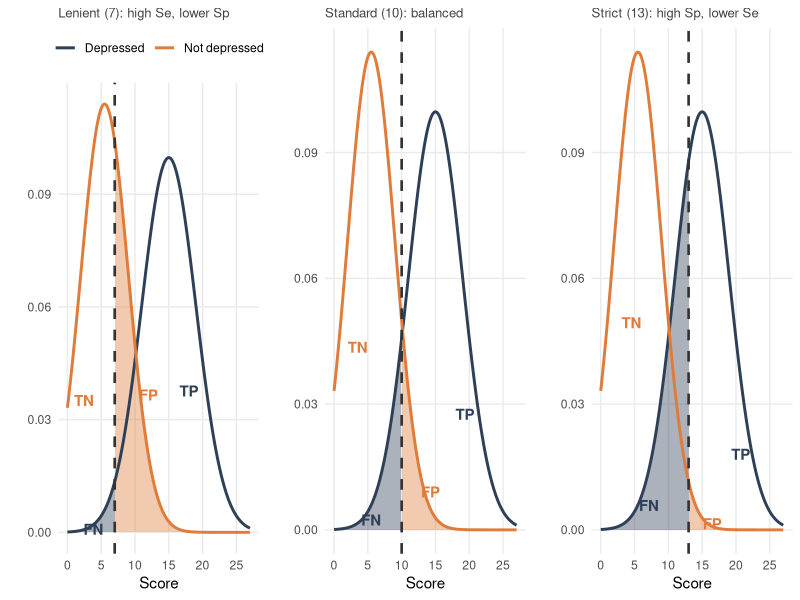
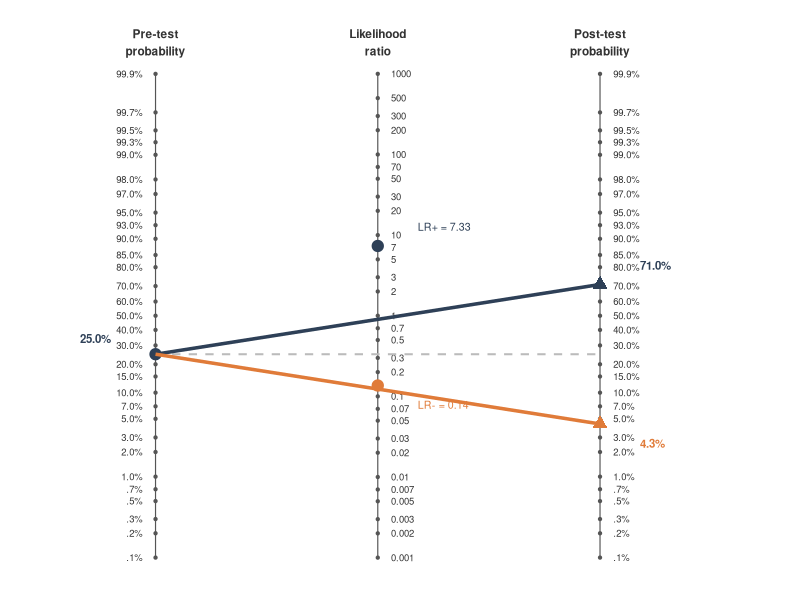
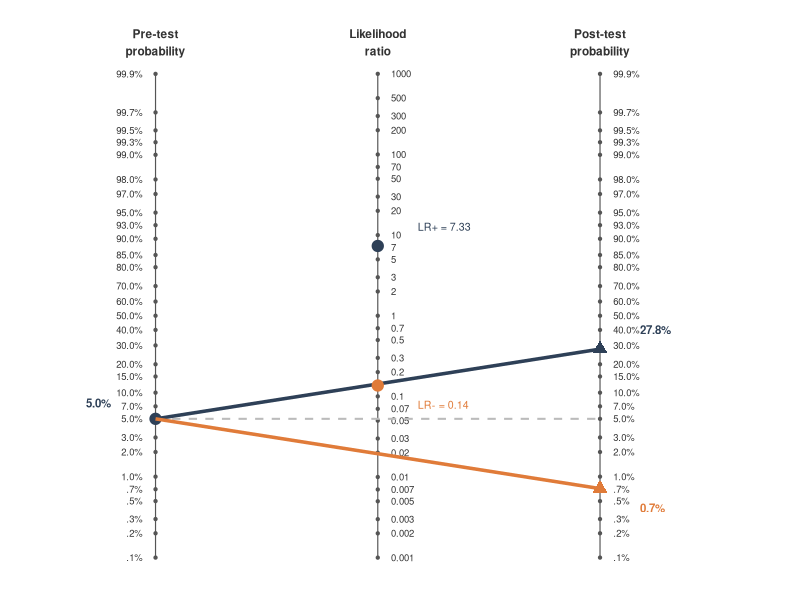
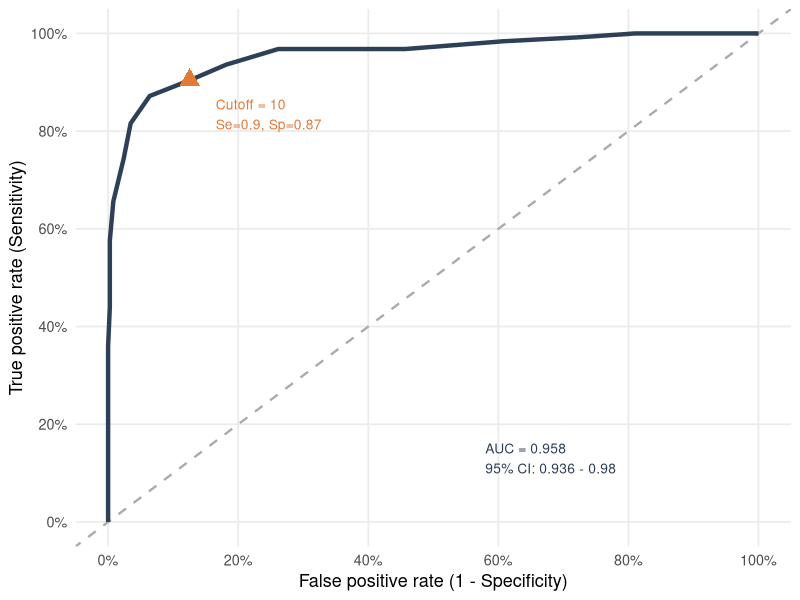
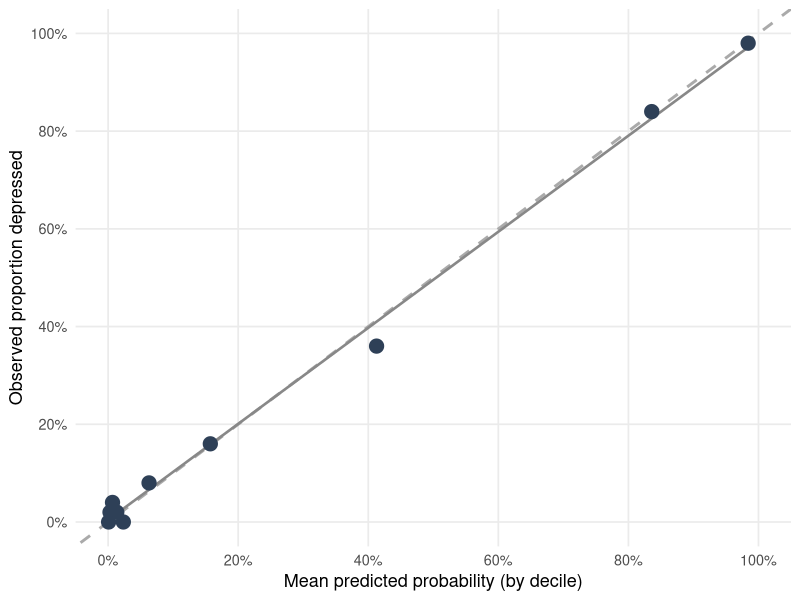

Generate these figures, in order, with R:
## ---- chunk 1
library(tidyverse)
library(pROC)
library(knitr)
library(kableExtra)
library(scales)
library(gridExtra)

# ── nomogrammer (local copy, Chekroud 2016, MIT License) ─────────────────────
nomogrammer <- function(Prevalence, Plr = NULL, Nlr = NULL,
                        Sens = NULL, Spec = NULL,
                        Detail = FALSE, NullLine = FALSE,
                        LabelSize = (14 / 5), Verbose = FALSE) {
  if (!is.null(Sens) & !is.null(Spec)) {
    Plr <- Sens / (1 - Spec); Nlr <- (1 - Sens) / Spec
  }
  PreTestOdds     <- Prevalence / (1 - Prevalence)
  PostTestOddsPos <- PreTestOdds * Plr
  PostTestOddsNeg <- PreTestOdds * Nlr
  PostTestProbPos <- PostTestOddsPos / (1 + PostTestOddsPos)
  PostTestProbNeg <- PostTestOddsNeg / (1 + PostTestOddsNeg)
  probs <- c(0.001,0.002,0.003,0.005,0.007,0.01,0.02,0.03,0.05,0.07,
             0.10,0.15,0.20,0.30,0.40,0.50,0.60,0.70,0.80,0.85,
             0.90,0.93,0.95,0.97,0.98,0.99,0.993,0.995,0.997,0.999)
  lodds       <- function(p) log(p / (1 - p))
  axis_lo     <- lodds(probs)
  axis_labels <- percent(probs, accuracy = 0.1)
  axis_labels <- gsub("^0\\.", ".", axis_labels)
  lr_vals  <- c(0.001,0.002,0.003,0.005,0.007,0.01,0.02,0.03,0.05,0.07,
                0.1,0.2,0.3,0.5,0.7,1,2,3,5,7,10,20,30,50,70,
                100,200,300,500,1000)
  lr_scale <- log(lr_vals); lr_labels <- as.character(lr_vals)
  x_pre <- 0; x_lr <- 1; x_post <- 2
  df_pre  <- data.frame(x = x_pre,  y = axis_lo,  lab = axis_labels)
  df_lr   <- data.frame(x = x_lr,   y = lr_scale, lab = lr_labels)
  df_post <- data.frame(x = x_post, y = axis_lo,  lab = axis_labels)
  pre_y      <- lodds(Prevalence)
  post_y_pos <- lodds(PostTestProbPos)
  post_y_neg <- lodds(PostTestProbNeg)
  lr_y_pos   <- log(Plr); lr_y_neg <- log(Nlr)
  p <- ggplot() +
    geom_point(data=df_pre,  aes(x=x,y=y),size=0.8,color="#555") +
    geom_text(data=df_pre,   aes(x=x-0.06,y=y,label=lab),
              size=LabelSize,hjust=1,color="#333") +
    geom_point(data=df_lr,   aes(x=x,y=y),size=0.8,color="#555") +
    geom_text(data=df_lr,    aes(x=x+0.06,y=y,label=lab),
              size=LabelSize,hjust=0,color="#333") +
    geom_point(data=df_post, aes(x=x,y=y),size=0.8,color="#555") +
    geom_text(data=df_post,  aes(x=x+0.06,y=y,label=lab),
              size=LabelSize,hjust=0,color="#333") +
    geom_line(data=df_pre,  aes(x=x,y=y),color="#555",linewidth=0.4) +
    geom_line(data=df_lr,   aes(x=x,y=y),color="#555",linewidth=0.4) +
    geom_line(data=df_post, aes(x=x,y=y),color="#555",linewidth=0.4) +
    {if(NullLine) geom_segment(aes(x=x_pre,xend=x_post,y=pre_y,yend=pre_y),
                               color="#bbb",linewidth=0.7,linetype="dashed")} +
    geom_segment(aes(x=x_pre,xend=x_post,y=pre_y,yend=post_y_pos),
                 color="#2E4057",linewidth=1.2) +
    geom_point(aes(x=x_pre, y=pre_y),     color="#2E4057",size=3.5) +
    geom_point(aes(x=x_lr,  y=lr_y_pos),  color="#2E4057",size=3.5) +
    geom_point(aes(x=x_post,y=post_y_pos),color="#2E4057",size=3.5,shape=17) +
    geom_segment(aes(x=x_pre,xend=x_post,y=pre_y,yend=post_y_neg),
                 color="#E07B39",linewidth=1.2) +
    geom_point(aes(x=x_lr,  y=lr_y_neg),  color="#E07B39",size=3.5) +
    geom_point(aes(x=x_post,y=post_y_neg),color="#E07B39",size=3.5,shape=17) +
    {if(Detail) list(
      # Pre-test label offset left to avoid axis collision
      annotate("text",x=x_pre-0.20,y=pre_y+0.45,
               label=percent(Prevalence,accuracy=0.1),
               color="#2E4057",size=LabelSize+0.5,fontface="bold",hjust=1),
      # LR labels offset right, with vertical nudge to avoid axis ticks
      annotate("text",x=x_lr+0.18,y=lr_y_pos+0.55,
               label=paste0("LR+ = ",round(Plr,2)),
               color="#2E4057",size=LabelSize+0.3,hjust=0),
      annotate("text",x=x_lr+0.18,y=lr_y_neg-0.55,
               label=paste0("LR- = ",round(Nlr,2)),
               color="#E07B39",size=LabelSize+0.3,hjust=0),
      # Post-test labels: nudge up/down away from axis ticks
      annotate("text",x=x_post+0.18,y=post_y_pos+0.55,
               label=percent(PostTestProbPos,accuracy=0.1),
               color="#2E4057",size=LabelSize+0.5,fontface="bold",hjust=0),
      annotate("text",x=x_post+0.18,y=post_y_neg-0.55,
               label=percent(PostTestProbNeg,accuracy=0.1),
               color="#E07B39",size=LabelSize+0.5,fontface="bold",hjust=0)
    )} +
    annotate("text",x=x_pre, y=max(axis_lo)+0.9,label="Pre-test\nprobability",
             size=LabelSize+0.6,fontface="bold",color="#333",hjust=0.5) +
    annotate("text",x=x_lr,  y=max(axis_lo)+0.9,label="Likelihood\nratio",
             size=LabelSize+0.6,fontface="bold",color="#333",hjust=0.5) +
    annotate("text",x=x_post,y=max(axis_lo)+0.9,label="Post-test\nprobability",
             size=LabelSize+0.6,fontface="bold",color="#333",hjust=0.5) +
    scale_x_continuous(limits=c(-0.65,2.85),expand=c(0,0)) +
    theme_void() + theme(plot.margin=margin(12,8,12,8))
  return(p)
}

# ── Simulated data ────────────────────────────────────────────────────────────
set.seed(42)

sim_covid <- function(n=1000, prevalence, sens=0.86, spec=0.99, seed_offset=0) {
  set.seed(42 + seed_offset)
  n_pos <- rbinom(1, n, prevalence); n_neg <- n - n_pos
  tp <- rbinom(1, n_pos, sens);      fn <- n_pos - tp
  fp <- rbinom(1, n_neg, 1-spec);    tn <- n_neg - fp
  tibble(true_status = c(rep("Positive",n_pos), rep("Negative",n_neg)),
         test_result = c(rep("Positive",tp), rep("Negative",fn),
                         rep("Positive",fp), rep("Negative",tn)))
}

covid_mid <- sim_covid(n=1000, prevalence=0.30, seed_offset=2)

n_phq <- 500; prev_phq <- 0.25
n_dep <- round(n_phq * prev_phq); n_nodep <- n_phq - n_dep
set.seed(42)
phq_dep   <- pmax(0, pmin(27, round(rnorm(n_dep,   15.0, 4.0))))
phq_nodep <- pmax(0, pmin(27, round(rnorm(n_nodep,  5.5, 3.5))))

dat_phq <- tibble(
  score       = c(phq_dep, phq_nodep),
  true_status = c(rep("Depressed", n_dep), rep("Not depressed", n_nodep))
) |> mutate(test_pos = score >= 10)

compute_dx_stats <- function(tp, fp, fn, tn, prevalence=NULL) {
  sens <- tp/(tp+fn); spec <- tn/(tn+fp)
  prev <- if(!is.null(prevalence)) prevalence else (tp+fn)/(tp+fp+fn+tn)
  list(sens=sens, spec=spec,
       ppv=(sens*prev)/(sens*prev+(1-spec)*(1-prev)),
       npv=(spec*(1-prev))/((1-sens)*prev+spec*(1-prev)),
       lrp=sens/(1-spec), lrn=(1-sens)/spec)
}

phq_tp <- sum(dat_phq$true_status=="Depressed"    &  dat_phq$test_pos)
phq_fn <- sum(dat_phq$true_status=="Depressed"    & !dat_phq$test_pos)
phq_fp <- sum(dat_phq$true_status=="Not depressed" &  dat_phq$test_pos)
phq_tn <- sum(dat_phq$true_status=="Not depressed" & !dat_phq$test_pos)
phq_st <- compute_dx_stats(phq_tp, phq_fp, phq_fn, phq_tn, prevalence=0.25)

cov_tab <- covid_mid |>
  summarise(tp=sum(true_status=="Positive"&test_result=="Positive"),
            fn=sum(true_status=="Positive"&test_result=="Negative"),
            fp=sum(true_status=="Negative"&test_result=="Positive"),
            tn=sum(true_status=="Negative"&test_result=="Negative"))
cov_st <- compute_dx_stats(cov_tab$tp,cov_tab$fp,cov_tab$fn,cov_tab$tn,prevalence=0.30)

roc_phq <- roc(response=ifelse(dat_phq$true_status=="Depressed",1,0),
               predictor=dat_phq$score, direction="<", quiet=TRUE)
auc_val <- auc(roc_phq)
ci_val  <- ci.auc(roc_phq)
## ---- chunk 2
tribble(
  ~` `,                ~`Condition present`,  ~`Condition absent`,
  "Test positive",     "True Positive (TP)",  "False Positive (FP)",
  "Test negative",     "False Negative (FN)", "True Negative (TN)"
) |>
  kable() |>
  kable_styling(bootstrap_options=c("striped","hover"),
                full_width=FALSE, font_size=24) |>
  row_spec(0, background="#2E4057", color="white") |>
  column_spec(1, bold=TRUE, background="#f0f4f8")
## ---- chunk 3
covid_mid |>
  mutate(true_status=factor(true_status,levels=c("Positive","Negative")),
         test_result=factor(test_result,levels=c("Positive","Negative"))) |>
  count(test_result, true_status) |>
  pivot_wider(names_from=true_status, values_from=n, values_fill=0) |>
  kable(col.names=c("Test result","Condition present","Condition absent")) |>
  kable_styling(bootstrap_options=c("striped","hover"),
                full_width=FALSE, font_size=24) |>
  row_spec(0, background="#2E4057", color="white") |>
  column_spec(1, bold=TRUE)
## ---- chunk 4
cutoff_labels <- c("Lenient (7): high Se, lower Sp",
                   "Standard (10): balanced",
                   "Strict (13): high Sp, lower Se")
cutoff_vals   <- c(7, 10, 13)

score_seq  <- seq(0, 27, length.out=400)
dens_dep   <- dnorm(score_seq, 15.0, 4.0)
dens_nodep <- dnorm(score_seq,  5.5, 3.5)
max_dens   <- max(c(dens_dep, dens_nodep))

dens_df <- bind_rows(
  tibble(score=score_seq, density=dens_dep,   group="Depressed"),
  tibble(score=score_seq, density=dens_nodep, group="Not depressed")
)

plots_list <- lapply(seq_along(cutoff_vals), function(i) {
  co <- cutoff_vals[i]
  fp_shade <- tibble(score   = score_seq[score_seq >= co],
                     density = dnorm(score_seq[score_seq >= co], 5.5, 3.5))
  fn_shade <- tibble(score   = score_seq[score_seq <  co],
                     density = dnorm(score_seq[score_seq <  co], 15.0, 4.0))

  # Robust label positions that work for all three cutoffs
  tn_x  <- max(0.5, co * 0.35)
  tn_y  <- dnorm(tn_x, 5.5, 3.5) * 0.45
  fn_x  <- max(0.5, co * 0.55)
  fn_y  <- dnorm(fn_x, 15.0, 4.0) * 0.40
  tp_x  <- min(26.5, co + (27 - co) * 0.55)
  tp_y  <- dnorm(tp_x, 15.0, 4.0) * 0.50
  fp_x  <- min(26.5, co + (27 - co) * 0.25)
  fp_y  <- dnorm(fp_x, 5.5, 3.5) * 1.8

  ggplot() +
    geom_ribbon(data=fp_shade, aes(x=score,ymin=0,ymax=density),
                fill="#E07B39", alpha=0.40) +
    geom_ribbon(data=fn_shade, aes(x=score,ymin=0,ymax=density),
                fill="#2E4057", alpha=0.40) +
    geom_line(data=dens_df, aes(x=score,y=density,color=group), linewidth=1.0) +
    geom_vline(xintercept=co, linetype="dashed", color="#333", linewidth=0.9) +
    annotate("text", x=tn_x, y=tn_y, label="TN",
             color="#E07B39", size=3.8, fontface="bold") +
    annotate("text", x=fn_x, y=fn_y, label="FN",
             color="#2E4057", size=3.8, fontface="bold") +
    annotate("text", x=tp_x, y=tp_y, label="TP",
             color="#2E4057", size=3.8, fontface="bold") +
    annotate("text", x=fp_x, y=fp_y, label="FP",
             color="#E07B39", size=3.8, fontface="bold") +
    scale_color_manual(values=c("Depressed"="#2E4057","Not depressed"="#E07B39")) +
    scale_x_continuous(limits=c(0,27), breaks=seq(0,25,5)) +
    labs(x="Score", y="", subtitle=cutoff_labels[i]) +
    theme_minimal(base_size=11) +
    theme(legend.position  = if(i==1) "top" else "none",
          legend.title     = element_blank(),
          panel.grid.minor = element_blank(),
          plot.subtitle    = element_text(size=9.5, color="#444"))
})

grid.arrange(plots_list[[1]], plots_list[[2]], plots_list[[3]], ncol=3)
## ---- chunk 5
tribble(
  ~Question,                                      ~`Conditioned on`,    ~Statistic,
  "Of sick people, how many does the test catch?", "Known true status",  "Sensitivity",
  "Of healthy people, how many does it clear?",    "Known true status",  "Specificity",
  "This person tested positive — are they sick?",  "Known test result",  "PPV",
  "This person tested negative — are they well?",  "Known test result",  "NPV"
) |>
  kable() |>
  kable_styling(bootstrap_options=c("striped","hover"),
                full_width=TRUE, font_size=19) |>
  row_spec(0, background="#2E4057", color="white") |>
  row_spec(3:4, background="#FFF2CC")
## ---- chunk 6
tibble(
  `Prevalence`  = c("5% — community screening",
                    "30% — household contact",
                    "60% — symptomatic cluster"),
  `Sensitivity` = "86%",
  `Specificity` = "99%",
  PPV = c(
    percent((0.86*.05)/(0.86*.05+0.01*.95), accuracy=0.1),
    percent((0.86*.30)/(0.86*.30+0.01*.70), accuracy=0.1),
    percent((0.86*.60)/(0.86*.60+0.01*.40), accuracy=0.1)
  ),
  NPV = c(
    percent((0.99*.95)/(0.14*.05+0.99*.95), accuracy=0.1),
    percent((0.99*.70)/(0.14*.30+0.99*.70), accuracy=0.1),
    percent((0.99*.40)/(0.14*.60+0.99*.40), accuracy=0.1)
  )
) |>
  kable() |>
  kable_styling(bootstrap_options=c("striped","hover"),
                full_width=FALSE, font_size=21) |>
  row_spec(0, background="#2E4057", color="white") |>
  row_spec(1, background="#FCE4D6") |>
  column_spec(1, bold=TRUE)
## ---- chunk 7
tribble(
  ~Setting,                      ~`Typical base rate`,               ~Implication,
  "General education classroom", "5-10% for any given condition",    "Positive universal screen often a false positive; confirmation needed",
  "MTSS Tier 2 (selected)",      "20-35%",                           "Positive screen more meaningful; still benefit from verification",
  "Outpatient referral clinic",  "25-50%",                           "PPV substantial; screening and diagnostic assessment aligned",
  "Specialty mood disorder clinic","50-70%",                         "High PPV; negative result more notable than positive",
  "Population health screening", "1-5%",                             "Even specific tests generate false positives; two-stage design required"
) |>
  kable() |>
  kable_styling(bootstrap_options=c("striped","hover"),
                full_width=TRUE, font_size=17) |>
  row_spec(0, background="#2E4057", color="white") |>
  row_spec(1, background="#FCE4D6") |>
  row_spec(3:4, background="#E8F5E9")
## ---- chunk 8
tribble(
  ~LR,               ~`Change in probability`,   ~Interpretation,
  "LR+ > 10",        "Large (often decisive)",    "Strongly supports presence",
  "LR+ 5-10",        "Moderate",                  "Useful diagnostic shift",
  "LR+ 2-5",         "Small",                     "Minor but sometimes important",
  "LR = 1.0",        "None",                      "Test adds no information",
  "LR- 0.2-0.5",     "Small",                     "Minor reduction in probability",
  "LR- 0.1-0.2",     "Moderate",                  "Useful diagnostic shift",
  "LR- < 0.1",       "Large (often decisive)",    "Strongly supports absence"
) |>
  kable() |>
  kable_styling(bootstrap_options=c("striped","hover"),
                full_width=TRUE, font_size=20) |>
  row_spec(0, background="#2E4057", color="white") |>
  row_spec(4, background="#FFF2CC") |>
  column_spec(1, bold=TRUE)
## ---- chunk 9
nomogrammer(Prevalence=0.25, Sens=0.88, Spec=0.88,
            Detail=TRUE, NullLine=TRUE, LabelSize=2.4)
## ---- chunk 10
nomogrammer(Prevalence=0.05, Sens=0.88, Spec=0.88,
            Detail=TRUE, NullLine=TRUE, LabelSize=2.4)
## ---- chunk 11
roc_df <- tibble(fpr=1-roc_phq$specificities, tpr=roc_phq$sensitivities)
cut10_idx <- which.min(abs(roc_phq$thresholds - 10))
op_fpr <- 1 - roc_phq$specificities[cut10_idx]
op_tpr <- roc_phq$sensitivities[cut10_idx]

ggplot(roc_df, aes(x=fpr, y=tpr)) +
  geom_abline(slope=1, intercept=0, linetype="dashed",
              color="#aaa", linewidth=0.8) +
  geom_path(color="#2E4057", linewidth=1.5) +
  geom_point(aes(x=op_fpr, y=op_tpr),
             color="#E07B39", size=5, shape=17) +
  annotate("text", x=op_fpr+0.04, y=op_tpr-0.07,
           label=paste0("Cutoff = 10\nSe=",round(op_tpr,2),
                        ", Sp=",round(1-op_fpr,2)),
           color="#E07B39", size=3.5, hjust=0) +
  annotate("text", x=0.58, y=0.13,
           label=paste0("AUC = ",round(auc_val,3),
                        "\n95% CI: ",round(ci_val[1],3),
                        " - ",round(ci_val[3],3)),
           color="#2E4057", size=3.5, hjust=0) +
  scale_x_continuous(limits=c(0,1), breaks=seq(0,1,0.2),
                     labels=percent_format(accuracy=1)) +
  scale_y_continuous(limits=c(0,1), breaks=seq(0,1,0.2),
                     labels=percent_format(accuracy=1)) +
  labs(x="False positive rate (1 - Specificity)",
       y="True positive rate (Sensitivity)") +
  theme_minimal(base_size=13) +
  theme(panel.grid.minor=element_blank())
## ---- chunk 12
lapply(c(7,8,9,10,11,12,13), function(co) {
  tp_c <- sum(dat_phq$true_status=="Depressed"    & dat_phq$score>=co)
  fn_c <- sum(dat_phq$true_status=="Depressed"    & dat_phq$score<co)
  fp_c <- sum(dat_phq$true_status=="Not depressed" & dat_phq$score>=co)
  tn_c <- sum(dat_phq$true_status=="Not depressed" & dat_phq$score<co)
  st   <- compute_dx_stats(tp_c,fp_c,fn_c,tn_c,prevalence=0.25)
  tibble(Cutoff=co, Se=round(st$sens,2), Sp=round(st$spec,2),
         PPV=round(st$ppv,2), NPV=round(st$npv,2),
         J=round(st$sens+st$spec-1,3))
}) |>
  bind_rows() |>
  kable(col.names=c("Cutoff","Se","Sp","PPV","NPV","Youden J")) |>
  kable_styling(bootstrap_options=c("striped","hover"),
                full_width=FALSE, font_size=19) |>
  row_spec(0, background="#2E4057", color="white") |>
  row_spec(4, background="#D6EAF8") |>   # cutoff 10 (standard)
  row_spec(which.max(sapply(7:13, function(co) {  # Youden max row
    tp_c <- sum(dat_phq$true_status=="Depressed"    & dat_phq$score>=co)
    fn_c <- sum(dat_phq$true_status=="Depressed"    & dat_phq$score<co)
    fp_c <- sum(dat_phq$true_status=="Not depressed" & dat_phq$score>=co)
    tn_c <- sum(dat_phq$true_status=="Not depressed" & dat_phq$score<co)
    st   <- compute_dx_stats(tp_c,fp_c,fn_c,tn_c,prevalence=0.25)
    st$sens+st$spec-1
  })), background="#FFF2CC")
## ---- chunk 13
tribble(
  ~Context,                       ~Priority,               ~Rationale,
  "Suicide risk screening",        "Maximize sensitivity",  "Missed case: catastrophic. False positive: manageable.",
  "MTSS Tier 1 universal",         "Balanced or favor Se",  "False negatives leave children without support",
  "Special education referral",    "Favor specificity",     "False positive triggers costly, stigmatizing evaluation",
  "Forensic PVT",                  "Fix Sp >= .90",         "False positive (genuine patient = feigning) unacceptable",
  "Community MH screening",        "Very high NPV",         "Goal is ruling out; positives require follow-up anyway"
) |>
  kable() |>
  kable_styling(bootstrap_options=c("striped","hover"),
                full_width=TRUE, font_size=18) |>
  row_spec(0, background="#2E4057", color="white") |>
  row_spec(1, background="#FCE4D6") |>
  row_spec(c(3,4), background="#FFF2CC")
## ---- chunk 14
tribble(
  ~Scenario,            ~`Cost FP`, ~`Cost FN`, ~`Optimal threshold`,
  "Equal costs",         "1",        "1",         "p* = .50",
  "FN 10x costlier",     "1",        "10",        "p* = .09",
  "FP 10x costlier",     "10",       "1",         "p* = .91"
) |>
  kable() |>
  kable_styling(bootstrap_options=c("striped","hover"),
                full_width=FALSE, font_size=21) |>
  row_spec(0, background="#2E4057", color="white") |>
  row_spec(2, background="#FCE4D6")
## ---- chunk 15
mod_cal  <- glm(I(true_status=="Depressed") ~ score,
                data=dat_phq, family=binomial)
dat_phq2 <- dat_phq |>
  mutate(pred_prob=predict(mod_cal, type="response"))

cal_df <- dat_phq2 |>
  mutate(decile=ntile(pred_prob, 10)) |>
  group_by(decile) |>
  summarise(mean_pred=mean(pred_prob),
            obs_rate=mean(true_status=="Depressed"),
            .groups="drop")

# Fit a straight line through the decile points for the reference line
# (the loess S-curve is an artifact of the logistic fit on its own training data)
cal_lm <- lm(obs_rate ~ mean_pred, data=cal_df)

ggplot(cal_df, aes(x=mean_pred, y=obs_rate)) +
  geom_abline(slope=1, intercept=0, linetype="dashed",
              color="#aaa", linewidth=1.0) +
  geom_smooth(method="lm", se=FALSE,
              color="#888", linewidth=0.9, linetype="solid") +
  geom_point(size=4.5, color="#2E4057") +
  scale_x_continuous(limits=c(0,1), breaks=seq(0,1,0.2),
                     labels=percent_format(accuracy=1)) +
  scale_y_continuous(limits=c(0,1), breaks=seq(0,1,0.2),
                     labels=percent_format(accuracy=1)) +
  labs(x="Mean predicted probability (by decile)",
       y="Observed proportion depressed") +
  theme_minimal(base_size=13) +
  theme(panel.grid.minor=element_blank())
## ---- chunk 16
tribble(
  ~`Typically reported`,               ~`Rarely present`,
  "Internal consistency (alpha)",       "Sensitivity and specificity at multiple cutoffs",
  "Factor structure",                   "PPV and NPV at multiple prevalence levels",
  "Criterion correlations",             "AUC with confidence intervals",
  "Normative data",                     "Likelihood ratios",
  "Overall classification accuracy",    "Calibration evidence",
  "(sometimes) Hit rate",               "Description of the criterion standard"
) |>
  kable() |>
  kable_styling(bootstrap_options=c("striped","hover"),
                full_width=TRUE, font_size=19) |>
  row_spec(0, background="#2E4057", color="white") |>
  column_spec(1, color="#666") |>
  column_spec(2, color="#2E4057", bold=TRUE)
